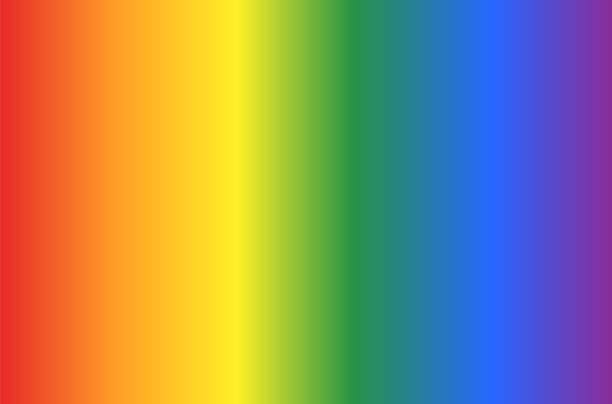
#> input picture spectrum_image.jpg, 612 x 404 px
$ python Analyser-manual.py
#> lines starting #> are read from the running program, lines starting #| are printed output that depends on the picture
#MANUAL SPECTRUM ANALYSIS

#Libraries
import time
import numpy as np
import matplotlib.pyplot as plt
from PIL import Image
from scipy.signal import find_peaks, savgol_filter

#To load the image into spectrum & convert it into RGB
try:
    image = Image.open('spectrum_image.jpg').convert('RGB')
#> image is the input picture: PIL image 612x404 RGB; mean R, G, B 150.4, 137.7, 102.4
    print("Image loaded successfully.")
except FileNotFoundError:
    print("Error: 'spectrum_image.jpg' not found. Make sure the file is in the correct directory.")
    exit()

#Defining an array
image_array = np.array(image)

time.sleep(0.9)

#Choice of row where spectrum would be clear
spectrum_row = image_array[100, :, :]  # Adjust this based on where the spectrum is most visible
#> spectrum_row = 612 rows, first 8: [235, 53, 50], [230, 45, 43], [230, 41, 39], [236, 44, 43], [238, 46, 43], [234, 45, 39], [231, 47, 39], [232, 51, 40]

#Conversion of RGB into Intensity to make an Intensity-Wavelength Graph
intensity = np.mean(spectrum_row, axis=1)
#> intensity = 612 values, max 178 at index 235, min 85.67 at index 358, mean 130.2
print("Intensity values calculated.")

#Smoothening Intensity values for noise reduction using Sav_Gol Filter
smoothed_intensity = savgol_filter(intensity, window_length=11, polyorder=2)
#> smoothed_intensity = 612 values, max 177.7 at index 235, min 86.05 at index 356, mean 130.2

#Calibrating pixel positions to wavelengths
known_pixel_positions = [100, 500, 800, 1200]  # Example pixel positions for known peaks
known_wavelengths = [400, 500, 600, 700]  # Corresponding wavelengths in nanometers
coefficients = np.polyfit(known_pixel_positions, known_wavelengths, 2)

#Function to convert pixel position to wavelength using the polynomial fit
def pixel_to_wavelength(pixel):
    return np.polyval(coefficients, pixel)

#To apply the calibration to all pixel positions to get the corresponding wavelengths
pixels = np.arange(len(smoothed_intensity))  # Create an array of pixel positions
#> pixels = 612 values from 0 to 611
wavelengths = pixel_to_wavelength(pixels)
#> wavelengths = 612 values from 370 to 539.2

#Threshold peak detection
threshold = np.mean(smoothed_intensity) + np.std(smoothed_intensity) * 0.5
#> threshold = 142.1

#Upward Peak Detection
peaks, _ = find_peaks(smoothed_intensity, height=threshold)
#> peaks = [130, 140, 142, 164, 166, 215, 235]
peak_wavelengths = wavelengths[peaks]
#> peak_wavelengths = [406, 408.8, 409.3, 415.4, 416, 429.5, 435.1]

#Elements with thier wavelengths
element_data = {
    "Hydrogen": [410.2, 434,486.1, 656.3],
    "Helium": [587.6, 468.6, 667.8],
    "Oxygen": [777.4, 844.6, 407],
    "Nitrogen": [399.5, 460.1],
    "Carbon": [247.9, 265.5, 357.7],
    "Sodium":  [589, 589.9],
    "Calcium": [393.4, 396.8, 422.2],
    "Magnesium": [518.4, 577],
    "Iron": [526.9, 532.8, 458.3],
    "Boron": [249.7, 257.9],
    "Aluminium": [396.1, 667.8],
    "Silicon": [288.1, 390.5, 410.3],
    "Sulphur": [921, 406.8],
    "Chromium": [425.4, 427.5],
    "Cobalt": [345.3, 350.5, 355.5],
    "Strontium": [460.7, 421.5, 407.8],
    "Radon": [508, 534.3],
    "Platinum": [360.3, 405.8, 304.3],
    "Silver": [328.1, 338.3, 481.3],
    "Ruthenium": [265.8, 373.1, 410.3],
    "Rhodium": [343.2, 373, 420.6],
    "Palladium": [341.4, 350.5, 379.8],
    "Tantalum": [260, 261.4, 277.1],
    "Niobium": [341.8, 347, 384.3],
    "Molybdenum": [314, 370, 385.5],
    "Rhenium": [335, 350.2, 406],
    "Osmium": [248.3, 278.6, 305.6],
    "Iridium": [238.3, 251.6, 291],
    "Tungsten": [312.3, 335, 400.9],
    "Uranium": [328.3, 367.3, 405],
    "Neodymium": [334.5, 354.9, 379.5],
    "Samarium": [343.1, 364.8, 401.9],
    "Europium": [420.3, 443, 552.1],
    "Gadolinium": [ 335, 363, 393],
    "Cerium": [404.7, 418.6, 422.7],
    "Lanthanum" : [327.7, 379.5, 407.4],
    "Neon": [585.2, 640.2],
    "Actinum": [339, 403],
    "Thorium": [401.9, 426.5, 433.6],
    "Plutonium": [239.3, 315.2],
    "Americium": [442, 548],
    "Curium": [250, 291],
    "Berkelium": [290, 315],
    "Californium": [404, 442],
    "Fermium": [283, 309],
    "Mendelevium": [271, 310],
    "Lawrencium": [340, 380],
    "Rutherfordium": [271, 289],
    "Dubnium": [278, 302],
    "Seaborgium": [267, 291],
    "Bohrium": [274, 295],
    "Hassium": [252, 270],
    "Lithium": [670.8, 610.3, 460.3],
    "Beryllium": [234.8, 313.1],
    "Fluorine": [685.6, 739.9],
    "Chlorine": [725.7, 858.6],
    "Argon": [696.5, 742.4],
    "Copper": [324.7, 510.6, 327.4],
    "Zinc": [213.9, 481],
    "Lead": [405.8, 440.6],
    "Nickel": [330.3, 341.5, 371],
    "Titanium": [334.2, 336.1, 376.1],
    "Manganese": [403.1, 404.4, 403.1],
    "Zirconium": [347.1, 339.6, 346.4],
    "Barium": [455.4, 493.4],
    "Radium": [407.8, 442],
    "Pottasium": [404.4, 769.9, 766.5],
    "Phosphorus": [253.4, 178.3]
}

#Setting Tolerance to show elements around the peak wavelength, such that closest elements are studied
def find_elements_near_peak(peak_wavelength, tolerance=10):
    nearby_elements = []
    for element, wavelengths in element_data.items():
        for wl in wavelengths:
            if abs(wl - peak_wavelength) <= tolerance:
                nearby_elements.append((element, wl))
    return nearby_elements

#Toggling Peaks along with data
clicked_peaks = {}

def on_peak_click(event, ax):
    if event.inaxes == ax:
        # Get the clicked wavelength from the x-axis
        clicked_wavelength = event.xdata
        # Find the nearest peak to the clicked point
        nearest_peak_idx = np.abs(peak_wavelengths - clicked_wavelength).argmin()
        nearest_peak_wavelength = peak_wavelengths[nearest_peak_idx]

        # Toggle visibility of element data
        if nearest_peak_wavelength in clicked_peaks:
            # Remove annotation if already clicked
            clicked_peaks[nearest_peak_wavelength].remove()
            del clicked_peaks[nearest_peak_wavelength]
        else:
            # Show element data if not clicked
            elements = find_elements_near_peak(nearest_peak_wavelength)
            if elements:
                text = '\n'.join([f'{el}: {wl} nm' for el, wl in elements])
                annotation = ax.annotate(text, (nearest_peak_wavelength, smoothed_intensity[peaks[nearest_peak_idx]]),
                                         textcoords="offset points", xytext=(0, 10), ha='center', color='blue')
                clicked_peaks[nearest_peak_wavelength] = annotation
            else:
                annotation = ax.annotate('No matching elements', (nearest_peak_wavelength, smoothed_intensity[peaks[nearest_peak_idx]]),
                                         textcoords="offset points", xytext=(0, 10), ha='center', color='red')
                clicked_peaks[nearest_peak_wavelength] = annotation
        plt.draw()

time.sleep(1.2)
print("Opening Color Map...")
time.sleep(0.1)

#Creation of Color map
def wavelength_to_rgb(wavelength):
    if wavelength < 380:
        wavelength = 380
    elif wavelength > 700:
        wavelength = 700

    if 380 <= wavelength <= 440:
        r = -(wavelength - 440) / (440 - 380)
        g = 0.0
        b = 1.0
    elif 440 <= wavelength <= 490:
        r = 0.0
        g = (wavelength - 440) / (490 - 440)
        b = 1.0
    elif 490 <= wavelength <= 510:
        r = 0.0
        g = 1.0
        b = -(wavelength - 510) / (510 - 490)
    elif 510 <= wavelength <= 580:
        r = (wavelength - 510) / (580 - 510)
        g = 1.0
        b = 0.0
    elif 580 <= wavelength <= 645:
        r = 1.0
        g = -(wavelength - 645) / (645 - 580)
        b = 0.0
    elif 645 <= wavelength <= 700:
        r = 1.0
        g = 0.0
        b = 0.0
    else:
        r = g = b = 0.0
    return (r, g, b)

#Generate the corresponding colors for the wavelengths in the visible spectrum
spectrum_colors = np.array([wavelength_to_rgb(wl) for wl in wavelengths])
#> spectrum_colors = 612 rows, first 8: [1, 0, 1], [1, 0, 1], [1, 0, 1], [1, 0, 1], [1, 0, 1], [1, 0, 1], [1, 0, 1], [1, 0, 1]

#Plot the Spectrum with Colors
fig, ax = plt.subplots(figsize=(10, 5))

for i in range(len(wavelengths) - 1):
    ax.plot(wavelengths[i:i + 2], smoothed_intensity[i:i + 2], color=spectrum_colors[i], linewidth=2)

#Mark upward peaks
ax.plot(wavelengths[peaks], smoothed_intensity[peaks], "x", label="Upward Peaks", color='green')

#Connect click event to plot
fig.canvas.mpl_connect('button_press_event', lambda event: on_peak_click(event, ax))
ax.set_xlabel('Wavelength (nm)')
ax.set_ylabel('Smoothened Intensity')
ax.set_title('Spectrum with Element Detection')
ax.legend()

#Display()
plt.show()
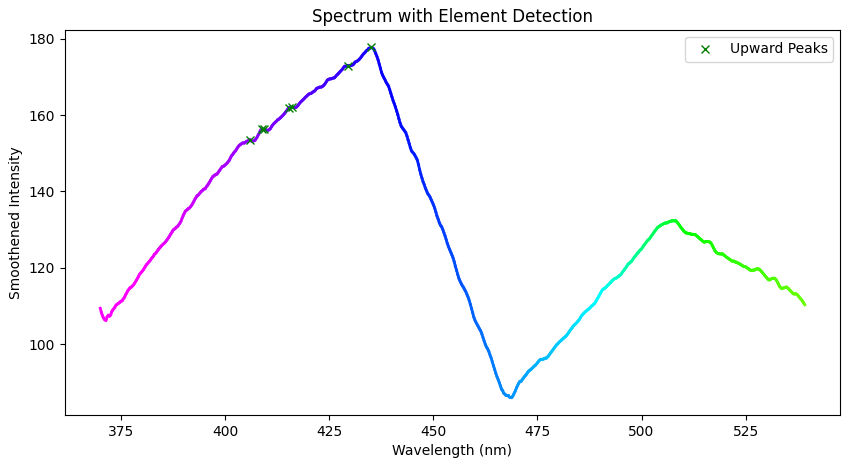
#> figure drawn by matplotlib, 1 panel
